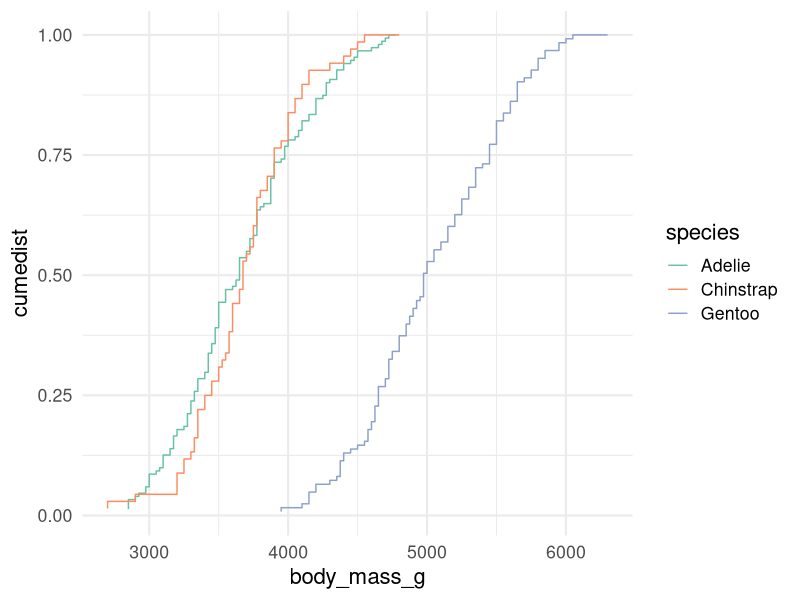

This figure's R source:
## ---- chunk 1
#| fig-align: "center"
suppressPackageStartupMessages(
  library('tidyverse')
)
library('palmerpenguins')

penguins |>
  group_by(species) |>
  mutate(cumedist = cume_dist(body_mass_g)) |>
ggplot(aes(x = body_mass_g, y = cumedist, color = species)) +
  geom_step(direction = 'vh') +
  scale_color_brewer(palette = 'Set2') +
  theme_minimal(base_size = 16)
